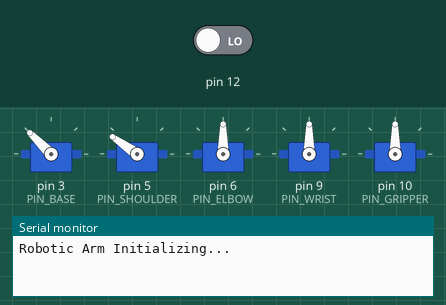
Simulated run of this sketch. Board: Arduino Uno, built with avr-gcc and run on an emulated ATmega328P. Shown: 5 × servo, the last lines printed to the serial monitor. The test bench sets the inputs (shaded band); at power-on: pin 12 LOW.

Above: at 3.2 s.
3.3 s: pin 12 driven HIGH
At 3.9 s:
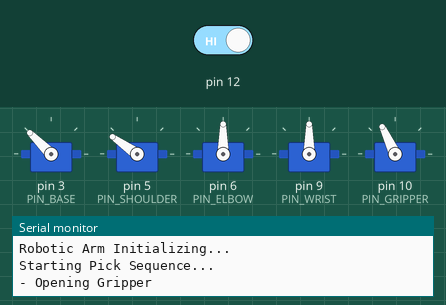
At 10.9 s:
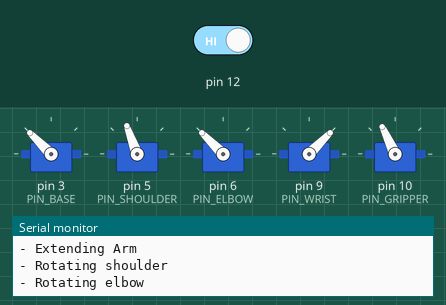
Timing chart, 0 to 22.9 s (numbered marks = the images above; inputs shaded):
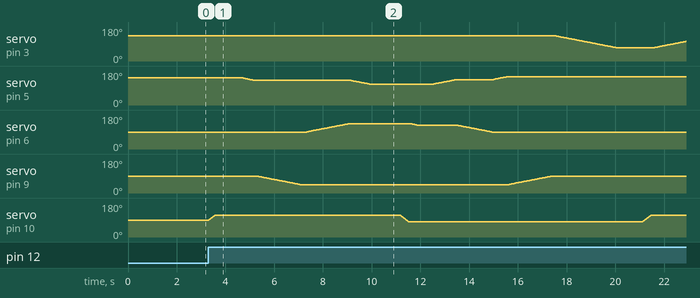

Measured:
- after the input at 3.3 s, servo on pin 6 (PIN_ELBOW): rises from 90° to 135° in 1.8 s, then falls to 90° in 5.8 s

The sketch:

robotic_arm_code.ino
```cpp
#include <Servo.h>

// --- SERVO OBJECTS ---
Servo servoBase;
Servo servoShoulder;
Servo servoElbow;
Servo servoWrist;
Servo servoGripper;

#define PIN_BASE      3
#define PIN_SHOULDER  5
#define PIN_ELBOW     6
#define PIN_WRIST     9
#define PIN_GRIPPER   10

// --- SPEED SETTINGS ---
// Higher number = Slower movement
#define SPEED_FAST    10
#define SPEED_MED     25
#define SPEED_SLOW    40

// --- GLOBAL VARIABLES (To track current positions) ---
// We initialize them to 90 (middle) so the code knows where to start
int posBase = 135;
int posShoulder = 145;
int posElbow = 90;
int posWrist = 90;
int posGripper = 90;

void setup() {
  Serial.begin(9600);
  Serial.println("Robotic Arm Initializing...");
  pinMode(12, INPUT);


  // Attach servos to pins
  servoBase.attach(PIN_BASE);
  servoShoulder.attach(PIN_SHOULDER);
  servoElbow.attach(PIN_ELBOW);
  servoWrist.attach(PIN_WRIST);
  servoGripper.attach(PIN_GRIPPER);

  // Move all to Home position immediately on startup
  // We use .write() directly here for initialization only
  servoBase.write(posBase);
  servoShoulder.write(posShoulder);
  servoElbow.write(posElbow);
  servoWrist.write(posWrist);
  servoGripper.write(posGripper);

  delay(2000); // Wait for you to get ready
}

void loop() {
  if (digitalRead(12) == HIGH){
  // Run the full sequence
  performBottlePickProcess();

  // Pause for x seconds before repeating
  delay(3000);
  }
}

// ==========================================================
// 1. THE SMOOTH MOVEMENT HELPER
// ==========================================================
void moveSmooth(Servo &motor, int &currentPos, int targetPos, int speedDelay) {

  // Safety Constraints (0-180)
  if (targetPos < 0) targetPos = 0;
  if (targetPos > 180) targetPos = 180;

  // Move UP
  if (currentPos < targetPos) {
    for (int i = currentPos; i <= targetPos; i++) {
      motor.write(i);
      delay(speedDelay);
    }
  }
  // Move DOWN
  else {
    for (int i = currentPos; i >= targetPos; i--) {
      motor.write(i);
      delay(speedDelay);
    }
  }
  // Update the global variable
  currentPos = targetPos;
}

// ==========================================================
// 2. THE MAIN FUNCTION
// ==========================================================
void performBottlePickProcess() {
  Serial.println("Starting Pick Sequence...");

  // 1. Open Gripper to get ready
  openGripper();
  delay(1000);
   //2. Rotate Base to face the bottle
  rotateToBaseTarget();
  //delay(1000);


  // 3. Extend the arm (Shoulder + Elbow + Wrist)
 extendArm();
 delay(1000);


  // 4. Close Gripper (Slowly!) to grab bottle
  //closeGripper();
  //delay(1000);

  // 5. Lift the bottle up
 liftBottle();


// 6. Rotate Base to the drop-off zone
  rotateToDropZone();

  delay(1000);

  // 7. Release the bottle
  openGripper();
  //delay(1000);

  // 8. Return arm to Home position
  returnHome();
  //delay(1000);


  Serial.println("Sequence Complete.");
}

// ==========================================================
// 3. THE INDIVIDUAL JOINT ACTIONS
// ==========================================================

void openGripper() {
  Serial.println("- Opening Gripper");
  moveSmooth(servoGripper, posGripper, 115, SPEED_FAST);
}

void closeGripper() {
  Serial.println("- Closing Gripper");
  moveSmooth(servoGripper, posGripper, 80, SPEED_FAST);
}

void rotateToBaseTarget() {
  Serial.println("- Rotating to Bottle");
  moveSmooth(servoBase, posBase, 135, SPEED_SLOW);
}

void extendArm() {
  Serial.println("- Extending Arm");
  // Move Shoulder forward (down)
  Serial.println("- Rotating shoulder");

  moveSmooth(servoShoulder, posShoulder, 130, SPEED_SLOW);
  moveSmooth(servoWrist, posWrist, 45, SPEED_SLOW);
  delay(200);


  // Move Elbow forward (down)
  Serial.println("- Rotating elbow");
  moveSmooth(servoElbow, posElbow, 135, SPEED_SLOW);


  //Adjust Wrist to keep gripper level
  //moveSmooth(servoWrist, posWrist, 90, SPEED_FAST);

  //My mod
  moveSmooth(servoShoulder, posShoulder, 110, SPEED_SLOW);
  //end
}

void liftBottle() {
  Serial.println("- Lifting Bottle");

  delay(200);

  moveSmooth(servoGripper, posGripper, 80, SPEED_FAST);

  //My mod
  moveSmooth(servoElbow, posElbow, 125, SPEED_SLOW);
  delay(500);
  moveSmooth(servoShoulder, posShoulder, 135, SPEED_SLOW);
  //end

  // Move Elbow, wrist and Shoulder backward (up)
  moveSmooth(servoElbow, posElbow, 90, SPEED_SLOW);


  //moveSmooth(servoWrist, posWrist, 90, SPEED_SLOW);
  moveSmooth(servoShoulder, posShoulder, 150, SPEED_SLOW);
  moveSmooth(servoWrist, posWrist, 90, SPEED_SLOW);
}

void rotateToDropZone() {
  Serial.println("- Rotating to Drop Zone");
  moveSmooth(servoBase, posBase, 70, SPEED_SLOW);
}

void returnHome() {
  Serial.println("- Returning Home");
  moveSmooth(servoElbow, posElbow, 90, SPEED_SLOW);
  moveSmooth(servoShoulder, posShoulder, 150, SPEED_SLOW);
  moveSmooth(servoBase, posBase, 135, SPEED_SLOW);
  moveSmooth(servoWrist, posWrist, 90, SPEED_SLOW);

}
```
